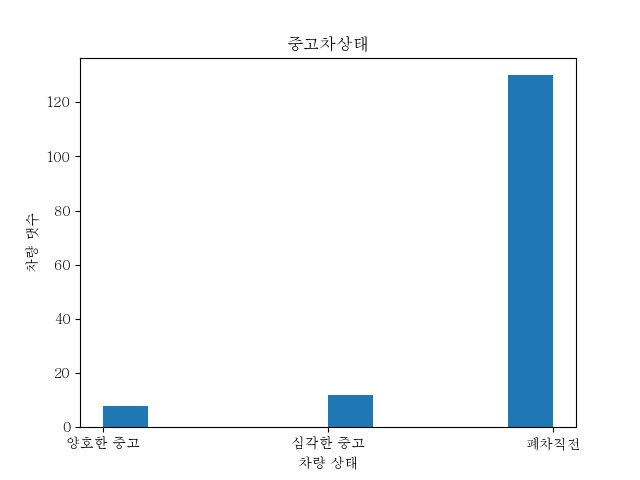

Source code (Python):
file = open('usedcars.csv', 'rt')

total = 0
car_state = []
car_state_values = ["폐차직전", "심각한 중고", "양호한 중고"]
car_state_cnt = []
for line in file:
    total = total+1
    line_list = line.split(",")
    mile = line_list[3]

    if mile.isdigit():
        if int(mile) >=20000:
            line_list.append(car_state_values[0])
        elif int(mile) >= 10000 and int(mile) < 20000:
            line_list.append(car_state_values[1])
        elif int(mile) < 10000:
            line_list.append(car_state_values[2])
    else:
        line_list.append("차량상태")

    car_state.append(line_list[6])

for car_val in car_state_values:
    car_state_cnt.append(car_state.count(car_val))

import matplotlib.pyplot as plt

plt.rcParams['font.family'] = 'Batang'
plt.rcParams['font.size'] = 10

plt.title("중고차상태")
plt.hist(car_state[1:])
plt.xlabel("차량 상태")
plt.ylabel("차량 댓수")
plt.savefig("usedcarsGraph.jpg")
plt.show()
